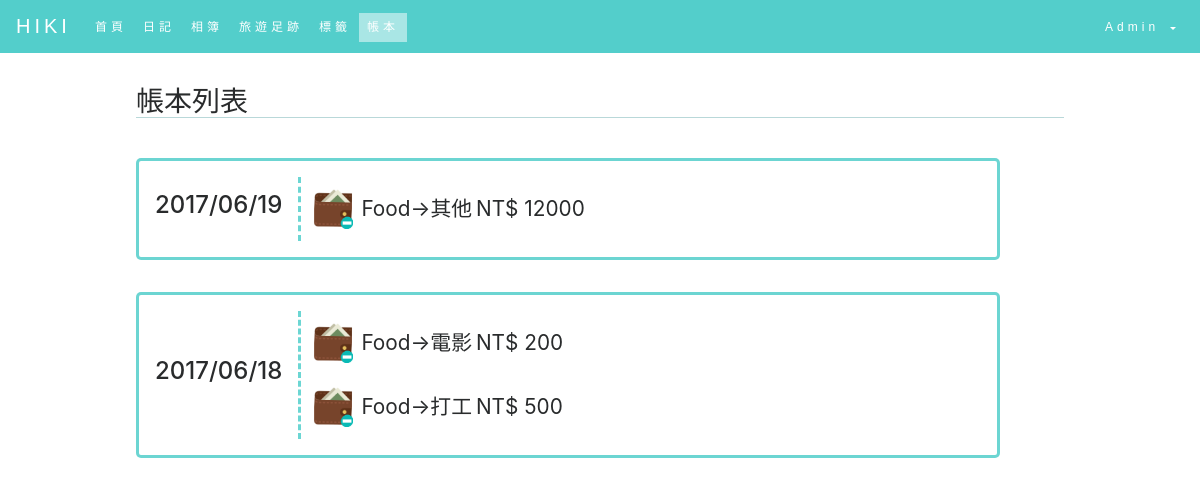
The app's page /tally/ (signed in) with its own data.
### users/models.py (models this page shows, shortened)
class User(AbstractBaseUser, PermissionsMixin):
    email = models.EmailField(
        verbose_name=_("Email address"),
        max_length=255, unique=True, db_index=True,
    )
    name = models.CharField(
        verbose_name=_("User name"),
        max_length=100, default='',
    )
    photo = models.ImageField(
        verbose_name=_('photo'),
        blank=True, default='', upload_to=photo_upload_to
    )
    bio = models.TextField(
        verbose_name=_('biography'),
        max_length=1000, blank=True, default='',
        help_text=_(
            "Describe yourself with 500 characters or less. "
            "There will be no formatting."
        ),
    )
    verified = models.BooleanField(
        verbose_name=_('verified'),
        default=False,
        help_text=_(
            "Designates whether the user has verified email ownership."
        ),
    )
    is_staff = models.BooleanField(
        verbose_name=_('staff status'),
        default=False,
        help_text=_(
            "Designates whether the user can log into this admin site."
        ),
    )
    is_active = models.BooleanField(
        verbose_name=_('active'),
        default=True,
        help_text=_(
            "Designates whether this user should be treated as "
            "active. Unselect this instead of deleting accounts."
        ),
    )
    date_joined = models.DateTimeField(
        verbose_name=_('date joined'),
        default=timezone.now
    )
    objects = UserManager()
    USERNAME_FIELD = 'email'
    REQUIRED_FIELDS = []
    class Meta:
        verbose_name = _('user')
        verbose_name_plural = _('users')
        swappable = 'AUTH_USER_MODEL'
    @property
    def is_valid_user(self):
        return (
            self.verified and self.is_active and self.name
        )

### tally/models.py (models this page shows, shortened)
class Tally(models.Model) :
    PAY_CHOICES = (
        (_('Income'), (
            (_('Part-time Job'), _('Part-time Job')),
            (_('Pocket Money'), _('Pocket Money')),
            (_('Other incomes'), _('Other incomes')),
        )),
        (_('Expense'), (
            (_('Food'), _('Food')),
            (_('Entertainment'), _('Entertainment')),
            (_('Traffic'), _('Traffic')),
            (_('Other expenses'), _('Other expenses')),
        )),
    )
    user = models.ForeignKey(User, blank=True, null=True)
    date = models.DateField(default=timezone.now)
    pay_type = models.CharField(max_length=20, choices=PAY_CHOICES, default=PAY_CHOICES[1][1][0][0])
    subtype = models.CharField(max_length=20, blank=True)
    cash = models.DecimalField(max_digits=10, decimal_places=0, default=Decimal('0'))
    notes = models.CharField(max_length=200, blank=True)
    class MoneyTypes(DjangoChoices) :
        income = ChoiceItem()
    class Meta:
        ordering = ['date']

### tally/views.py (the view)
@login_required
@user_valid
def display(request):
    tally_list = request.user.tally_set.all()
    choices = Tally.PAY_CHOICES
    return render(request, 'tally/display.html', locals())

### tally/templatetags/sort.py (called while the page is built)
@register.filter(name='get_type')
def get_type(value,choices):
	if value in [ k for k,v in dict(choices)[_('Income')]]:
  		return 'income'
	if value in [ k for k,v in dict(choices)[_('Expense')]]:
  		return 'expense'

@register.filter(name='datelist')
def datelist(value):
	dates = sorted(set([ t.date for t in value ]),reverse=True)
	return(dates)

@register.filter(name='get_tally')
def get_tally(value,date):
	return( value.filter(date=date) )

### templates/tally/display.html (shortened to what this page needs)
{% load static %}
{% load sort %}
<!DOCTYPE html>
<head>
    {% include 'include/bootstrap.html' %}
    <link rel="stylesheet" type="text/css" href="{% static 'main.css' %}">
</head>
{% include 'include/nav.html' with name=user.name title='tally_' %}
<body>
    <header class="h3 p-3">帳本列表<hr></header>
    <main class="d-flex flex-column" >
        {% with tally_list|datelist as dates %}
		{% for d in dates %}
		<div class="block d-flex align-items-center">
			<span class="h4 pr-3">{{d|date:"Y/m/d"}}</span>
			<div class="item-row d-flex flex-column flex-wrap">
			{% for t in tally_list|get_tally:d %}
				<div class="item d-flex align-items-center m-2">
					{% with t.pay_type|get_type:choices|add:'.png' as img_type %}
					<img width="40" height="40" src="{% static 'icon/detail/'|add:img_type %}" class="m-1">
					{% endwith %}
					<div class="d-flex p-1">
						<span>{{ t.pay_type }}-></span>
						<span>{{ t.subtype }}</span>
						<span class="ml-1">NT$&nbsp;{{ t.cash }}</span>
					</div>
				</div>
			{% endfor %}
			</div>
		</div>
		{% endfor %}
        {% endwith %}
	</main>
</body>
</html>

### templates/include/nav.html (shortened to what this page needs)
﻿{% load static %}
	<nav class="navbar navbar-toggleable-md navbar-light fixed-top w-100">
		<div class="navbar-brand">HIKI</div>
	    <div id="navbar-collapse-1" class="collapse navbar-collapse">
			<ul class="navbar-nav">
				<li id="home_" class="nav-item">
					<a class="nav-link" href="{% url 'hiki' %}">首頁</a>
				</li>
				<li id="diary_" class="nav-item">
					<a class="nav-link" href="{% url 'diary_display' %}">日記</a>
				</li>
		      	<li id="photo_" class="nav-item">
		      		<a class="nav-link" href="{% url 'diary_media' %}">相簿</a>
		      	</li>
		      	<li id="map_" class="nav-item">
		      		<a class="nav-link" href="{% url 'diary_map' %}">旅遊足跡</a>
		      	</li>
		      	<li id="tag_" class="nav-item">
		      		<a class="nav-link" href="{% url 'diary_tag' %}">標籤</a>
		      	</li>
		      	<li id="tally_" class="nav-item">
		      		<a class="nav-link" href="{% url 'tally' %}">帳本</a>
		      	</li>
		    </ul>
		    <ul class="navbar-nav ml-auto">
		      	<li class="nav-item dropdown">
		            <a class="nav-link dropdown-toggle" data-toggle="dropdown" href="#" id="navbarDropdownMenuLink"  aria-haspopup="true" aria-expanded="false">
		                 {{name}}
		            </a>
	    		</li>
	    	</ul>
	    </div>
	</nav>

### staticfiles/css/main.css (style rules this page uses)
html, body { width:100%; margin:0; padding:0; }
hr { width:100%; margin:0; height:.1px; background-color:rgba(10,181,186,0.2); }

### templates/tally/display.html (style rules this page uses)
header { max-width:960px; margin:0 auto; }
main { max-width: 960px; margin: 0 auto; }
.block { width:90%; min-height: 25%; background-color: #FFF; border-radius: 5px; margin-top: 0.5em; border: solid rgba(10, 186, 181, 0.6); border-width: 3px; padding: 1rem; margin: 1rem; }
.block div { font-size: 1.3rem; }
.item-row { border-left:rgba(10, 186, 181, 0.6) 3px dashed; }

### templates/include/nav.html (style rules this page uses)
.navbar , .dropdown-menu { background-color: #53cecb !important; border:0px !important; font-family: Montserrat, sans-serif !important; font-size: 12px !important; line-height: 1.42857143 !important; letter-spacing: 4px !important; }
#navbar-collapse-1 { padding-top: 3px; }
.navbar-brand , .navbar-nav > li > a , .dropdown-menu > li > a { color:white !important; }
.active > a , .dropdown-item.active, .dropdown-item:active { color:#0ABAB5 !important; background-color: rgba(255,255,255,.5) !important; }

### records on screen
User: name "Admin"
Tally: dates "2017/06/19", pay_type "Food", subtype "其他", cash "12000"
Tally: dates "2017/06/18", pay_type "Food", subtype "電影", cash "200"
Tally: pay_type "Food", subtype "打工", cash "500"
